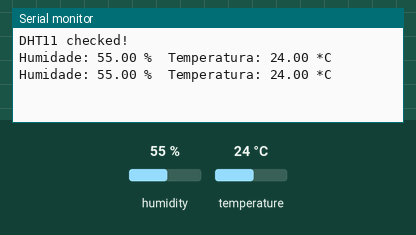
Bench run of a sketch on a simulated Arduino Uno, built with avr-gcc and run on an emulated ATmega328P. Parts: the last lines printed to the serial monitor. The inputs (shaded band) are chosen by the test bench; at power-on: humidity 55 %, temperature 24 °C.

Above: at 4.8 s.
4.9 s: humidity set to 22 %
At 7.1 s:
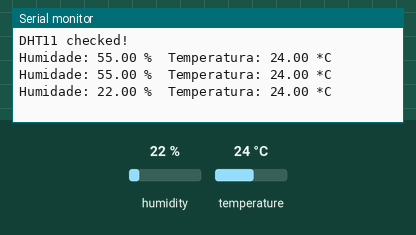
7.9 s: temperature set to 12 °C
At 9.5 s:
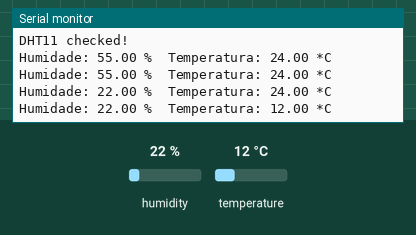
10.9 s: humidity set to 40 %
At 13.2 s:
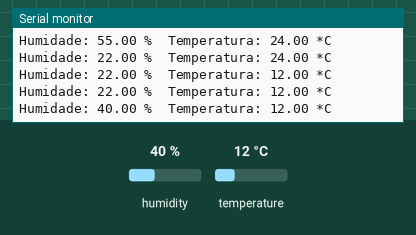
Timing chart, 0 to 14.7 s (numbered marks = the images above; inputs shaded):
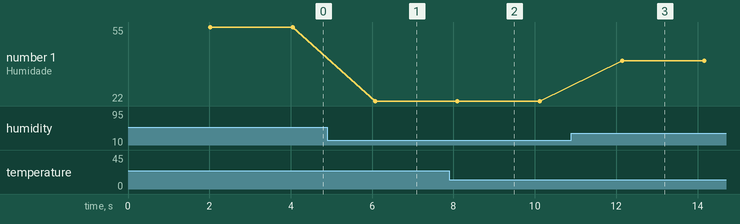

Measured:
- after the input at 4.9 s, the serial monitor: prints a new line after 1.2 s (image 1)
- after the input at 7.9 s, the serial monitor: prints a new line after 0.20 s (image 2)
- after the input at 10.9 s, the serial monitor: prints a new line after 1.2 s (image 3)
- plotted number 1: 55 → 22 after the input at 4.9 s, 22 → 40 after the input at 10.9 s

The sketch:

DHT11.ino
```cpp
//utiliza a lib DHT da Adafruit Industries, disponivel em licenca MIT
#include "DHT.h"
#define DHTPIN 2     // define o pino de dados do sensor, neste caso 2

//alterar conforme o sensor que se use (DHT 11, DHT 22 (AM2302), DHT 21 (AM2301) )
#define DHTTYPE DHT11   // DHT 11

// Initializa DHT.
DHT dht(DHTPIN, DHTTYPE);

void setup() {
  Serial.begin(9600);
  Serial.println("DHT11 checked!");
  dht.begin();
}

void loop() {
  // Aguarda um pouco antes de iniciar medicoes
  delay(2000);

  //as leituras demoram cerca de 250milisegundos, logo as leuituras serão 2 segundos e meio "atrazadas"
  float h = dht.readHumidity();
  // le a temperatura em graus celcius
  float t = dht.readTemperature();
  // verifica se alguma leitura falhou e sai para recomecar
  if (isnan(h) || isnan(t)) {
    Serial.println("Falha na aquisição de dados do senso!");
    return;
  }

  float hic = dht.computeHeatIndex(t, h, false);

  Serial.print("Humidade: ");
  Serial.print(h);
  Serial.print(" %\t");
  Serial.print("Temperatura: ");
  Serial.print(t);
  Serial.print(" *C ");
  //Serial.print("Indice de calor: ");
  //HI = c1+c2T+c3R+C4TR+C5T^2+c6R^2+c7T^2R+c8TR^2+c9T^2R^2
  //ver wikipédia https://en.wikipedia.org/wiki/Heat_index
  //  Serial.print(hic);
  //Serial.print(" *C ");
  Serial.println();
}
```
